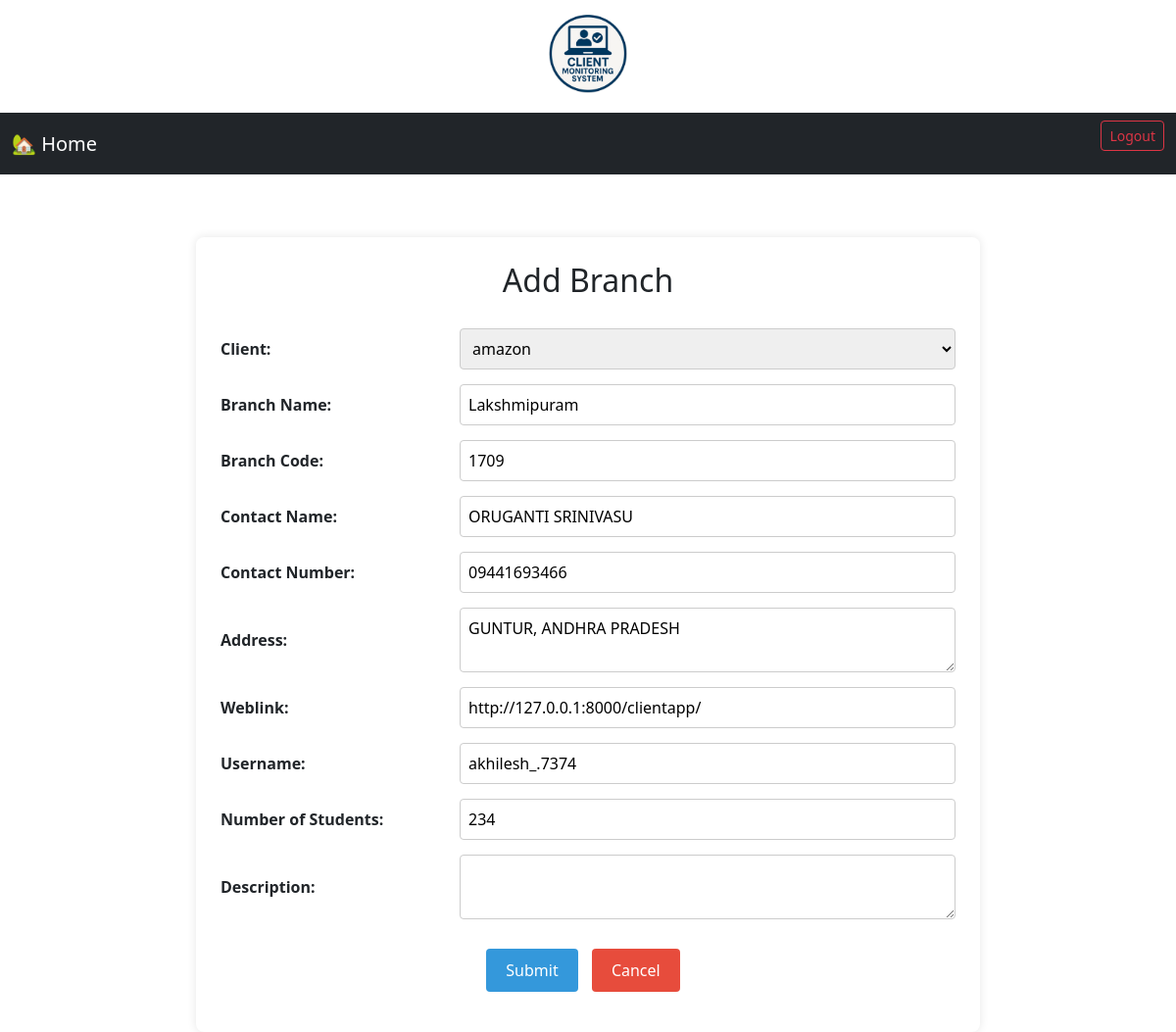
The app's page /clientapp/editbranch/2/ with its own data.
### clientapp/models.py (models this page shows, shortened)
class Branch(models.Model):
    client = models.ForeignKey(Client, on_delete=models.CASCADE)
    branch_name = models.CharField(max_length=100)
    branch_code = models.CharField(max_length=50)
    contact_name = models.CharField(max_length=100)
    contact_number = models.CharField(max_length=15)
    address = models.TextField()
    weblink = models.URLField(blank=True)
    username = models.CharField(max_length=100)
    number_of_students = models.IntegerField(null=True, blank=True)
    description = models.TextField(null=True, blank=True)

### clientapp/views.py (the view)
# urls.py: path('editbranch/<int:id>/', views.edit_branch, name='edit_branch'),
def edit_branch(request, id):
    from .models import Branch
    branch = get_object_or_404(Branch, id=id)
    if request.method == 'POST':
        form = BranchForm(request.POST, instance=branch)
        if form.is_valid():
            form.save()
            return redirect('all_branches')
    else:
        form = BranchForm(instance=branch)
    return render(request, 'add_branch.html', {
        'form': form,
        'edit_mode': True,
        'id': id
    })

### clientapp/forms.py
class BranchForm(forms.ModelForm):
    class Meta:
        model = Branch
        fields = [
            'client', 'branch_name', 'branch_code', 'contact_name', 'contact_number',
            'address','weblink','username', 'number_of_students', 'description'
        ]
        widgets = {
            'address': forms.Textarea(attrs={'rows': 2}),
            'description': forms.Textarea(attrs={'rows': 2}),
        }

### clientapp/models.py (called while the page is built)
    def __str__(self):
        return self.client_name

### clientapp/templates/add_branch.html (shortened to what this page needs)
{% extends "home.html" %}
{% block content %}
  <div class="form-container">
    <form method="post" action="{% if edit_mode %}{% url 'edit_branch' id %}{% else %}{% url 'addbranch' %}{% endif %}">
      <h2>Add Branch</h2>
      <div class="form-row">
        <label for="client">Client:</label>
        {{ form.client }}
      </div>
      <div class="form-row">
        <label for="branch_name">Branch Name:</label>
        {{ form.branch_name }}
      </div>
      <div class="form-row">
        <label for="branch_code">Branch Code:</label>
        {{ form.branch_code }}
      </div>
      <div class="form-row">
        <label for="contact_name">Contact Name:</label>
        {{ form.contact_name }}
      </div>
      <div class="form-row">
        <label for="contact_number">Contact Number:</label>
        {{ form.contact_number }}
      </div>
      <div class="form-row">
        <label for="address">Address:</label>
        {{ form.address }}
      </div>
	  <div class="form-row">
		<label for="weblink">Weblink:</label>
		{{ form.weblink }}
	  </div>
      <div class="form-row">
        <label for="username">Username:</label>
        {{ form.username }}
      </div>
      <div class="form-row">
        <label for="number_of_students">Number of Students:</label>
        {{ form.number_of_students }}
      </div>
      <div class="form-row">
        <label for="description">Description:</label>
        {{ form.description }}
      </div>
      <div class="form-buttons">
        <button type="submit" class="submit-btn">Submit</button>
        <button type="button" class="cancel-btn" onclick="document.location.href='/clientapp/allbranches'">Cancel</button>
      </div>
    </form>
  </div>
{% endblock %}

### clientapp/templates/add_branch.html (style rules this page uses)
.form-container { background-color: #fff; padding: 25px; border-radius: 8px; max-width: 800px; margin: auto; box-shadow: 0 0 10px rgba(0,0,0,0.1); }
h2 { text-align: center; margin-bottom: 30px; }
.form-row { display: flex; align-items: center; margin-bottom: 15px; }
.form-row label { flex: 1; font-weight: bold; }
.form-row input, .form-row select, .form-row textarea { flex: 2; padding: 8px; border: 1px solid #ccc; border-radius: 4px; }
.form-buttons { margin-top: 30px; text-align: center; }
.form-buttons button { padding: 10px 20px; border: none; margin-right: 10px; border-radius: 4px; cursor: pointer; }
.submit-btn { background-color: #3498db; color: white; }
.cancel-btn { background-color: #e74c3c; color: white; }
textarea { resize: vertical; }

### records on screen
Branch: client "amazon", branch_name "Lakshmipuram", branch_code "1709", contact_name "ORUGANTI SRINIVASU", contact_number "09441693466", address "GUNTUR, ANDHRA PRADESH", weblink "http://127.0.0.1:8000/clientapp/", username "akhilesh_.7374", number_of_students "234"
